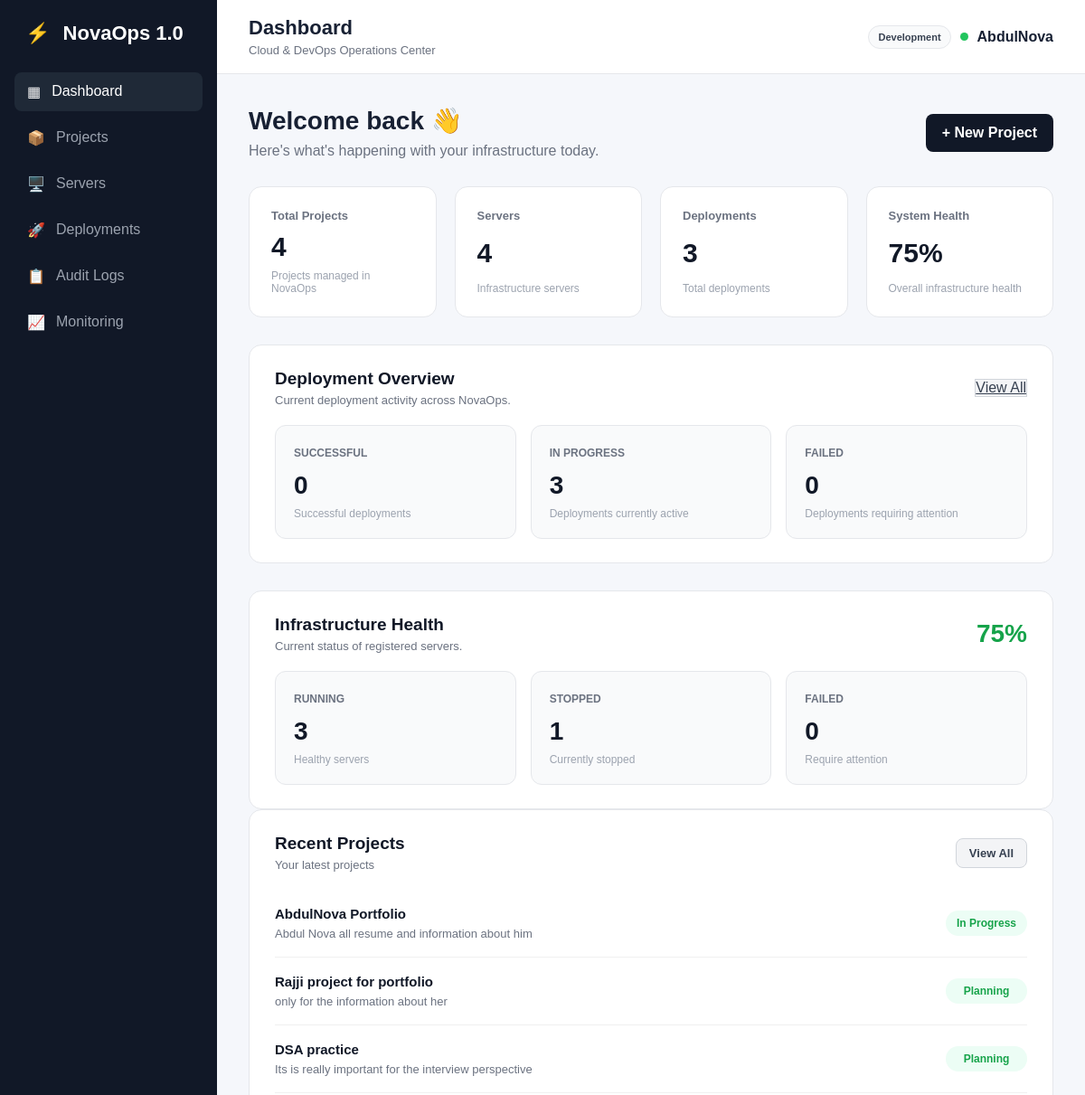
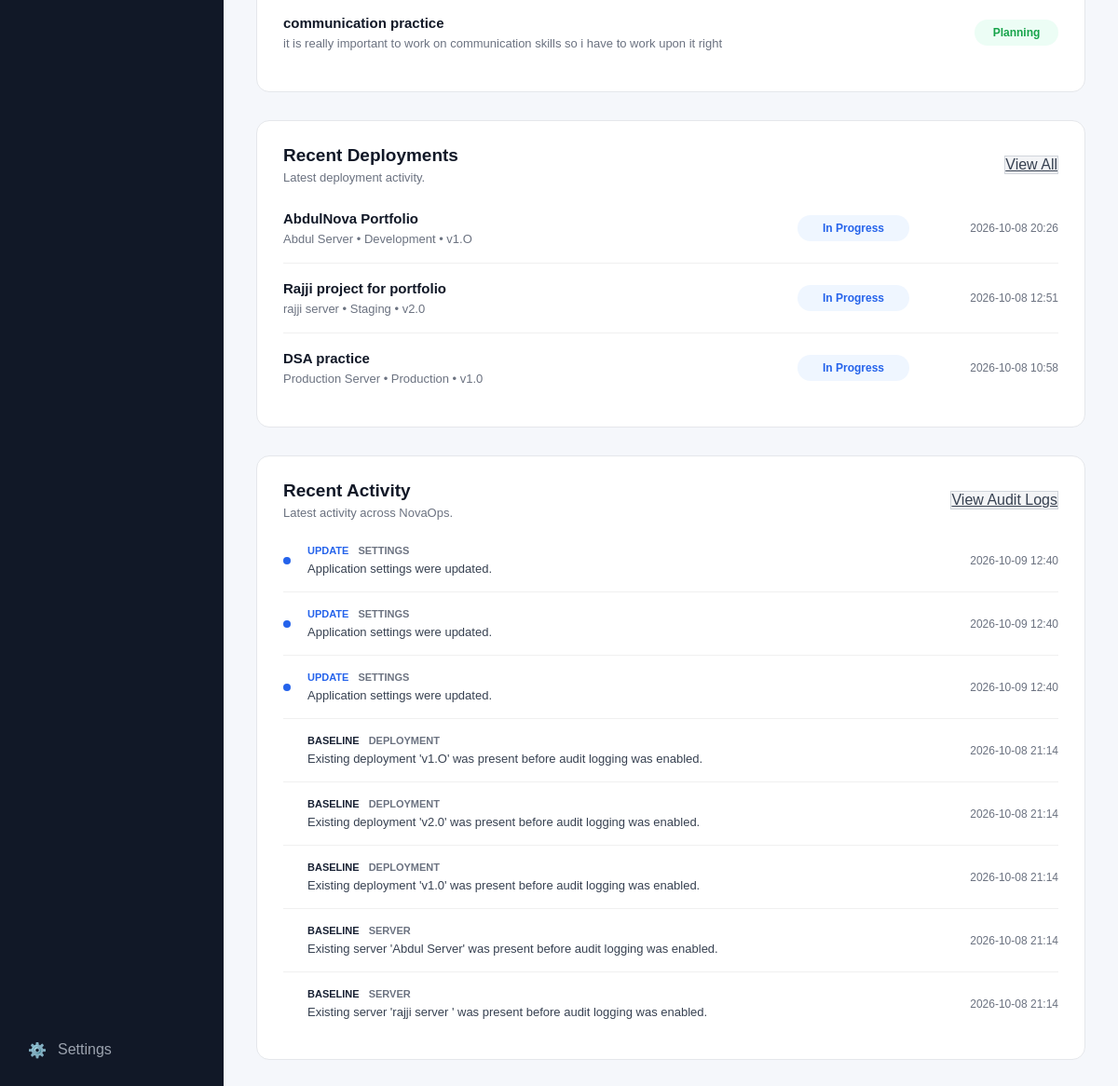
Before: / with the older database file (2 pictures, top to bottom).
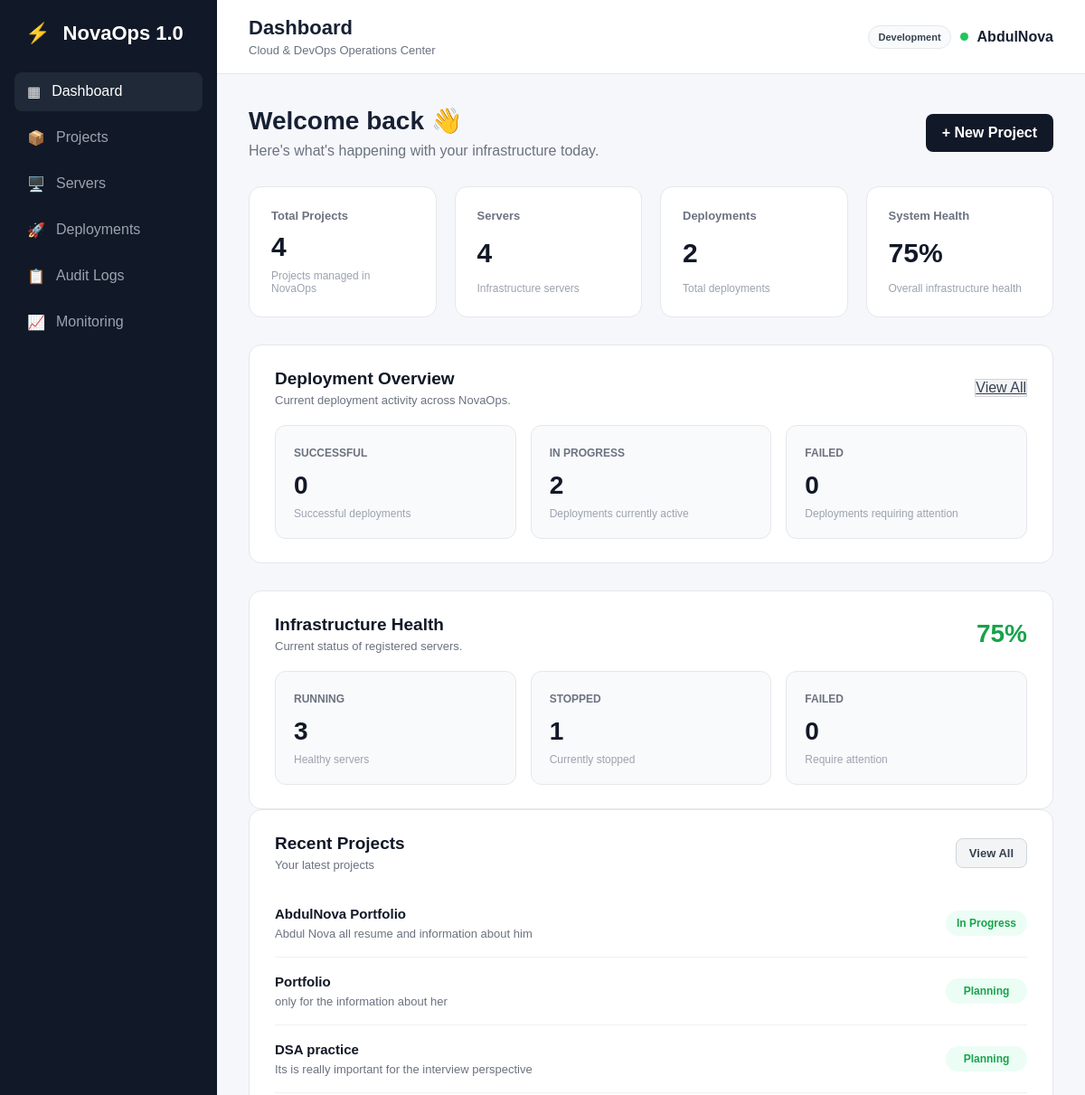
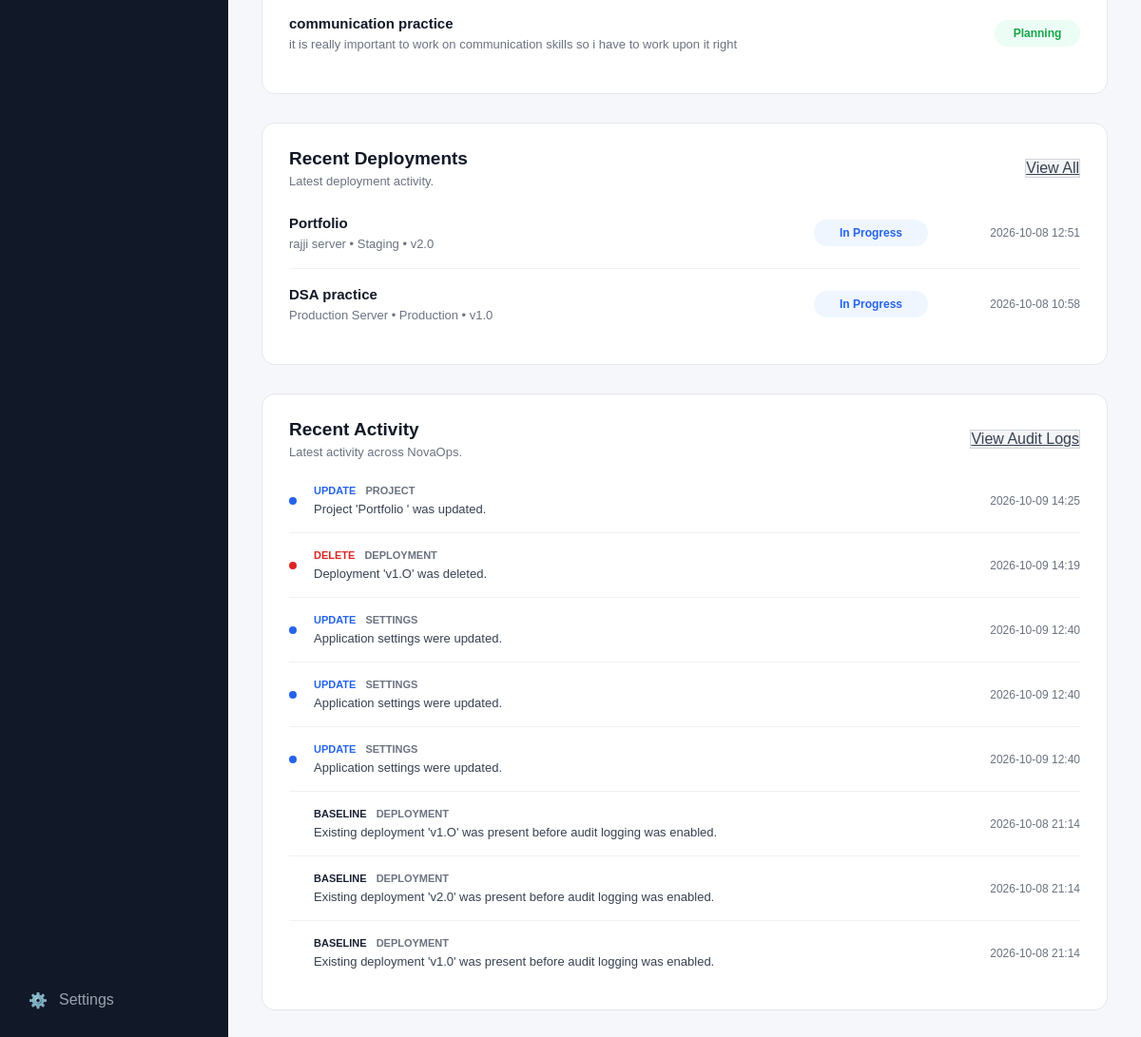
After: the same page with the newer database file (2 pictures, top to bottom).
### app.py (models this page shows)
class Project(db.Model):
    id = db.Column(
        db.Integer,
        primary_key=True
    )
    name = db.Column(
        db.String(100),
        nullable=False
    )
    description = db.Column(
        db.Text,
        nullable=False
    )
    status = db.Column(
        db.String(50),
        nullable=False
    )
    servers = db.relationship(
        "Server",
        backref="project",
        lazy=True
    )

class Deployment(db.Model):
    id = db.Column(
        db.Integer,
        primary_key=True
    )
    project_id = db.Column(
        db.Integer,
        db.ForeignKey("project.id"),
        nullable=False
    )
    server_id = db.Column(
        db.Integer,
        db.ForeignKey("server.id"),
        nullable=False
    )
    environment = db.Column(
        db.String(50),
        nullable=False
    )
    version = db.Column(
        db.String(50),
        nullable=False
    )
    status = db.Column(
        db.String(50),
        nullable=False
    )
    deployed_at = db.Column(
        db.DateTime,
        default=india_now,
        nullable=False
    )
    project = db.relationship(
        "Project",
        backref="deployments"
    )
    server = db.relationship(
        "Server",
        backref="deployments"
    )

class Server(db.Model):
    id = db.Column(
        db.Integer,
        primary_key=True
    )
    name = db.Column(
        db.String(100),
        nullable=False
    )
    ip_address = db.Column(
        db.String(50),
        nullable=False
    )
    provider = db.Column(
        db.String(50),
        nullable=False
    )
    region = db.Column(
        db.String(50),
        nullable=False
    )
    status = db.Column(
        db.String(50),
        nullable=False
    )
    project_id = db.Column(
        db.Integer,
        db.ForeignKey("project.id"),
        nullable=True
    )

class AuditLog(db.Model):
    id = db.Column(
        db.Integer,
        primary_key=True
    )
    action = db.Column(
        db.String(50),
        nullable=False
    )
    entity_type = db.Column(
        db.String(50),
        nullable=False
    )
    entity_id = db.Column(
        db.Integer,
        nullable=True
    )
    message = db.Column(
        db.Text,
        nullable=False
    )
    created_at = db.Column(
        db.DateTime,
        default=india_now,
        nullable=False
    )

### app.py (the view)
@app.route("/")
def dashboard():
    project_count = Project.query.count()
    server_count = Server.query.count()
    deployment_count = Deployment.query.count()
    successful_deployments = Deployment.query.filter_by(
        status="Successful"
    ).count()
    in_progress_deployments = Deployment.query.filter_by(
        status="In Progress"
    ).count()
    failed_deployments = Deployment.query.filter_by(
        status="Failed"
    ).count()
    running_servers = Server.query.filter_by(
        status="Running"
    ).count()
    stopped_servers = Server.query.filter_by(
        status="Stopped"
    ).count()
    failed_servers = Server.query.filter_by(
        status="Failed"
    ).count()
    health = (
        round((running_servers / server_count) * 100)
        if server_count > 0 else 0
    )
    recent_projects = (
        Project.query
        .order_by(Project.id.desc())
        .limit(5)
        .all()
    )
    recent_deployments = (
        Deployment.query
        .order_by(Deployment.deployed_at.desc())
        .limit(5)
        .all()
    )
    recent_activity = (
        AuditLog.query
        .order_by(AuditLog.created_at.desc())
        .limit(8)
        .all()
    )
    stats = {
        "projects": project_count,
        "servers": server_count,
        "deployments": deployment_count,
        "health": health
    }
    deployment_stats = {
        "successful": successful_deployments,
        "in_progress": in_progress_deployments,
        "failed": failed_deployments
    }
    server_stats = {
        "running": running_servers,
        "stopped": stopped_servers,
        "failed": failed_servers
    }
    return render_template(
        "dashboard.html",
        stats=stats,
        deployment_stats=deployment_stats,
        server_stats=server_stats,
        recent_projects=recent_projects,
        recent_deployments=recent_deployments,
        recent_activity=recent_activity
    )

### app.py (called while the page is built)
@app.context_processor
def inject_app_settings():
    stored_settings = {
        setting.key: setting.value
        for setting in AppSetting.query.all()
    }
    try:
        refresh_seconds = int(
            stored_settings.get("monitoring_refresh_seconds", "0")
        )
    except ValueError:
        refresh_seconds = 0
    return {
        "app_name": stored_settings.get("app_name", "NovaOps 1.0"),
        "environment_label": stored_settings.get(
            "environment_label", "Development"
        ),
        "monitoring_refresh_seconds": refresh_seconds
    }

### templates/dashboard.html (shortened to what the changed rows need)
{% extends "base.html" %}
{% block page_title %}
Dashboard
{% endblock %}
{% block content %}
<div class="welcome">
    <div>
        <h1>Welcome back 👋</h1>
    </div>
</div>
<div class="stats-grid">
    <div class="stat-card">
        <h2>{{ stats.projects }}</h2>
    </div>
    <div class="stat-card">
        <h2>{{ stats.servers }}</h2>
    </div>
    <div class="stat-card">
        <div class="stat-card-header">
            <span class="stat-label">Deployments</span>
        </div>
        <h2>{{ stats.deployments }}</h2>
        <p class="stat-description">
            Total deployments
        </p>
    </div>
    <div class="stat-card">
        <h2>{{ stats.health }}%</h2>
    </div>
</div>
<div class="deployment-overview">
    <div class="deployment-overview-header">
        <div>
            <h2>Deployment Overview</h2>
        </div>
    </div>
    <div class="deployment-summary-grid">
        <div class="deployment-summary-card">
            <span class="deployment-summary-label">
                In Progress
            </span>
            <h3>
                {{ deployment_stats.in_progress }}
            </h3>
            <p>
                Deployments currently active
            </p>
        </div>
    </div>
</div>
<div class="server-health-overview">
    <div class="server-health-header">
        <div>
            <h2>Infrastructure Health</h2>
        </div>
    </div>
</div>
<div class="recent-projects">
    <div class="recent-projects-header">
        <div>
            <h2>Recent Projects</h2>
        </div>
    </div>
    <div class="recent-project-list">
        {% for project in recent_projects %}
        <div class="recent-project-item">
            <div class="recent-project-info">
                <h3>{{ project.name }}</h3>
                <p>{{ project.description }}</p>
            </div>
            <span class="project-status">
                {{ project.status }}
            </span>
        </div>
        {% endfor %}
    </div>
</div>
<div class="recent-deployments">
    <div class="recent-deployments-header">
        <div>
            <h2>Recent Deployments</h2>
        </div>
    </div>
    <div class="recent-deployment-list">
        {% for deployment in recent_deployments %}
        <div class="recent-deployment-item">
            <div class="recent-deployment-info">
                <h3>
                    {{ deployment.project.name }}
                </h3>
                <p>
                    {{ deployment.server.name }}
                    •
                    {{ deployment.environment }}
                    •
                    {{ deployment.version }}
                </p>
            </div>
            <span class="deployment-status
                {% if deployment.status == 'Successful' %}
                    deployment-success
                {% elif deployment.status == 'Failed' %}
                    deployment-failed
                {% else %}
                    deployment-progress
                {% endif %}">
                {{ deployment.status }}
            </span>
            <span class="deployment-time">
                {{ deployment.deployed_at.strftime(
                "%Y-%m-%d %H:%M"
                ) }}
            </span>
        </div>
        {% endfor %}
    </div>
</div>
<div class="recent-activity">
    <div class="recent-activity-header">
        <div>
            <h2>
                Recent Activity
            </h2>
        </div>
    </div>
    <div class="activity-list">
        {% for activity in recent_activity %}
        <div class="activity-item">
            <div class="activity-indicator
                {% if activity.action == 'CREATE' %}
                    activity-create
                {% elif activity.action == 'UPDATE' %}
                    activity-update
                {% elif activity.action == 'DELETE' %}
                    activity-delete
                {% endif %}">
            </div>
            <div class="activity-info">
                <div class="activity-top">
                    <span class="activity-action
                        {% if activity.action == 'CREATE' %}
                            activity-create-text
                        {% elif activity.action == 'UPDATE' %}
                            activity-update-text
                        {% elif activity.action == 'DELETE' %}
                            activity-delete-text
                        {% endif %}">
                        {{ activity.action }}
                    </span>
                    <span class="activity-resource">
                        {{ activity.entity_type }}
                    </span>
                </div>
                <p>
                    {{ activity.message }}
                </p>
            </div>
            <span class="activity-time">
                {{ activity.created_at.strftime(
                "%Y-%m-%d %H:%M"
                ) }}
            </span>
        </div>
        {% endfor %}
    </div>
</div>
{% endblock %}

Changed rows visible on the page:
removed Deployment: project.name "AbdulNova Portfolio", server.name "Abdul Server", environment "Development", version "v1.O", status "In Progress", deployed_at "2026-10-08 20:26"
no longer on this page (row unchanged): AuditLog: action "BASELINE", entity_type "SERVER", message "Existing server 'Abdul Server' was present before audit logging was enabled.", created_at "2026-10-08 21:14"
no longer on this page (row unchanged): AuditLog: action "BASELINE", entity_type "SERVER", message "Existing server 'rajji server ' was present before audit logging was enabled.", created_at "2026-10-08 21:14"
changed Project "only for the information about her": name "Rajji project for portfolio" → "Portfolio"
changed through a linked row, Deployment "Staging": project.name "Rajji project for portfolio" → "Portfolio"
added AuditLog: action "UPDATE", entity_type "PROJECT", message "Project 'Portfolio ' was updated.", created_at "2026-10-09 14:25"
added AuditLog: action "DELETE", entity_type "DEPLOYMENT", message "Deployment 'v1.O' was deleted.", created_at "2026-10-09 14:19"
Other visible differences:
{{ stats.deployments }}: "3" → "2"
{{ deployment_stats.in_progress }}: "3" → "2"
